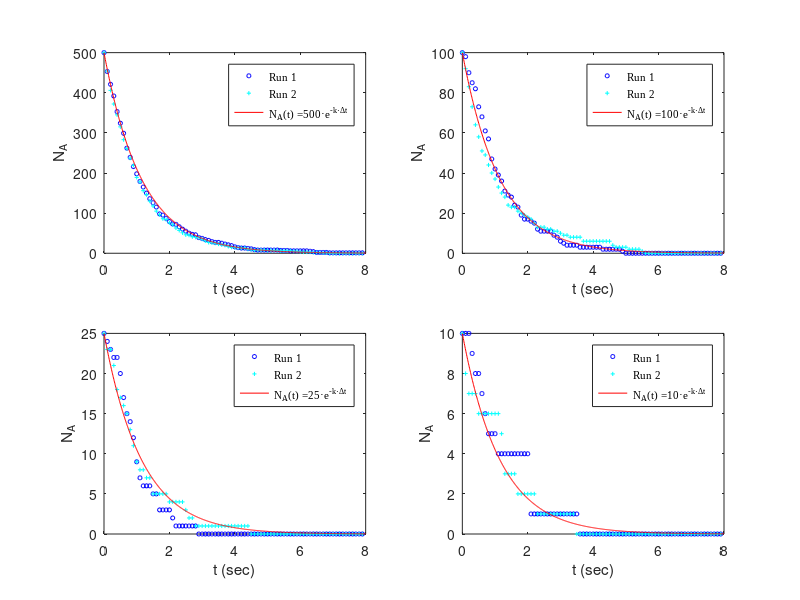

This chart was generated by the following MATLAB code:
%  A --> B
% Simulating 1st order kinetics. Considering individual agents.
% This script prepares the figure for inserting into the report. 

% Author: Alex Plakantonakis,   Copyright (c) 2019
% License: GNU GPLv3

clear;       tic;
rng(1);
    
lambda = 0.8;                   k = log(2)/lambda;
totalTime = 8;             % Simulation time (sec)
dt = 1/10;                  % Constant (fixed) time step increment (sec)
agents = [500 100 25 10];   % size(agents,2) must be even!

if exist('dt') == 1         
    t_steps = totalTime / dt;
else
    t_steps = 1200;             % empirically chosen value (for lambda = 0.8)
end
figure('Position',[1 1 800 800]);

for a=1:size(agents,2)
    
    S = zeros(2,t_steps);               S(:,1) = agents(a);
    
    for b = 1:2                 % Do 2 runs of each simulation
    
        A = ones(t_steps,agents(a));          
        time = zeros(1,t_steps);
        P = zeros(1,t_steps);

        for t = 2:t_steps
    %         dt = 1 / (k*S(t-1));            % Variable time step increment
        %     dt = exprnd(1/(k*S(t-1)));   % Exponentially-distributed time step increment
            time(t) = time(t-1) + dt;      
            for i = 1:size(A,2)
                if A(t,i) == 1                      % if agent is still alive
                    P(t) = 1 - 2^(-dt/lambda);      % P from integrated rate law
        %             P(t) = k*dt;                  % P from differential rate law
                    if rand < P(t)                  % **check probability condition**
                        A(t,i) = 0;                 % agent dies
                        for w = t+1:t_steps
                            A(w,i) = 0;             % mark agent dead for rest of time
                        end
                    end
                end
            end
            S(b,t) = sum(A(t,:));
        end
        clear t w i;
    end
    
    subplot(size(agents,2)/2,size(agents,2)/2,a);
%     k_est = FitCurve_exp_FixA_g(time',S',agents(a));
    plot(time,S(1,:),'ob','MarkerSize',3);                  hold on;
    plot(time,S(2,:),'+c','MarkerSize',3);
    x = 0:0.01:totalTime;        y = agents(a) * exp(-k*x);
    plot(x,y,'r');
    xlabel('t (sec)');           ylabel('N_A'); 
    hleg = legend('Run 1','Run 2',['N_A(t) =' num2str(agents(a)) '\cdote^{-k\cdot\Deltat}']);
    set(hleg,'FontName','Times New Roman','FontSize',8','Location','NorthEast');
    axis('tight');               hold off;

end

toc
